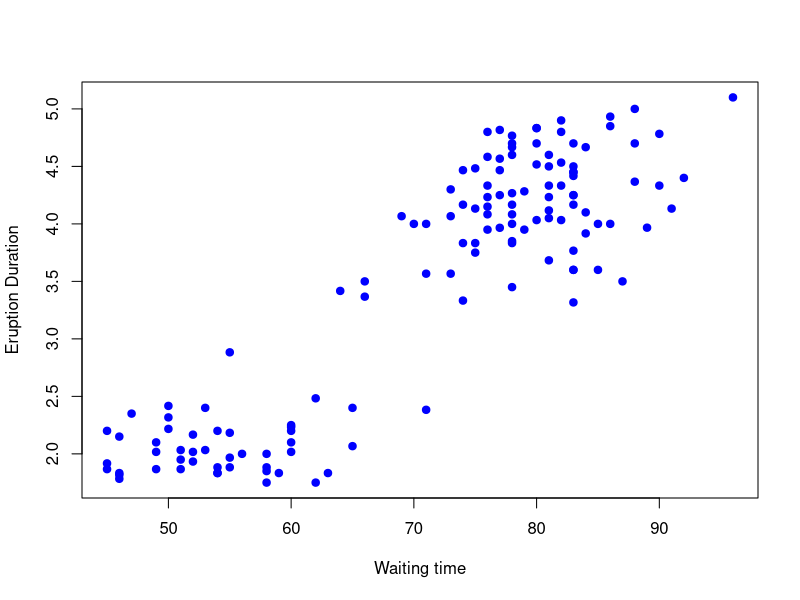
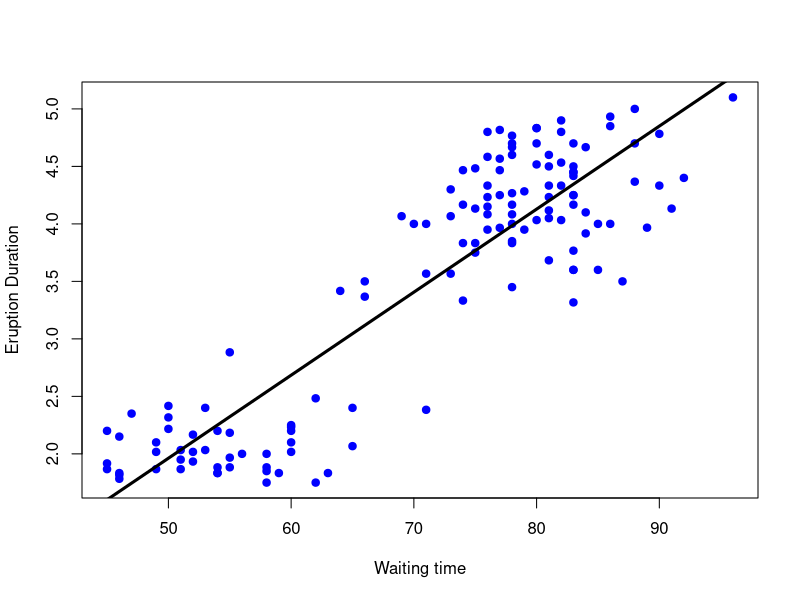
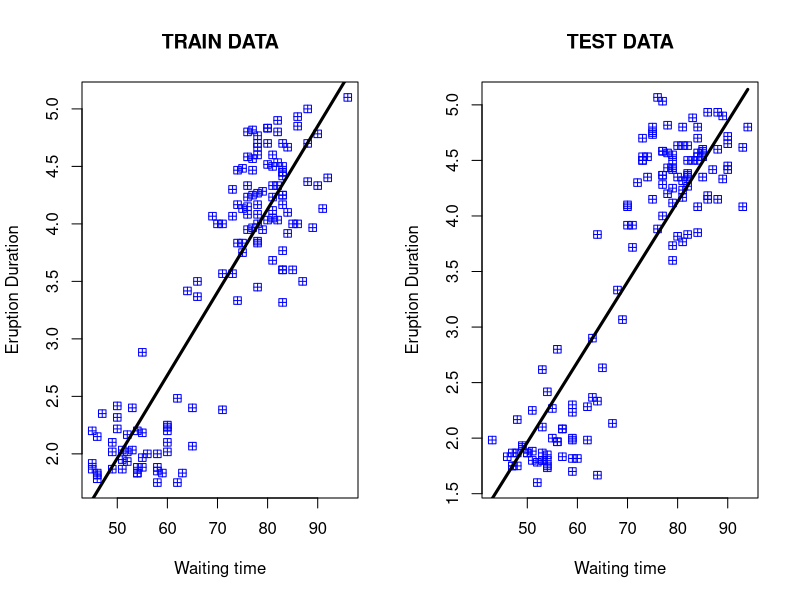
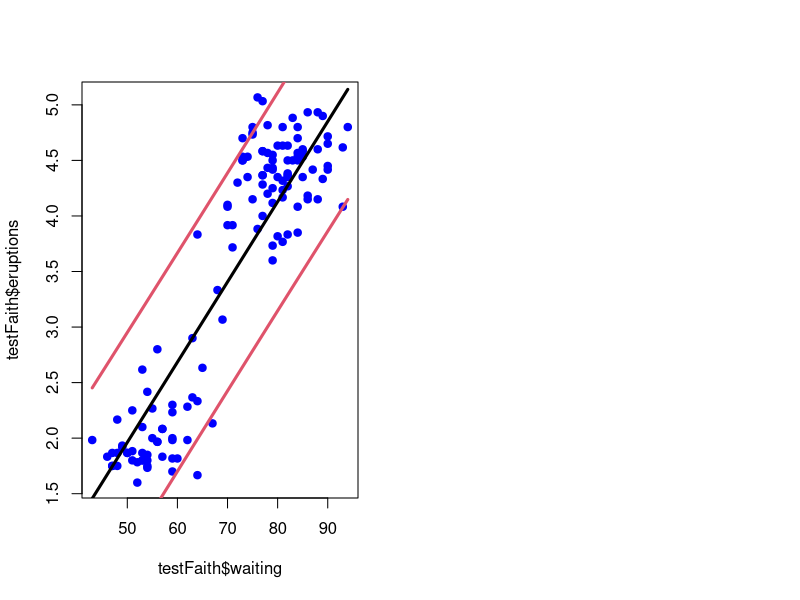

Recreate these plots in R, in order.

##################################
### Predicting with Regression ###
##################################


    # Key Ideas
            
        # Fit a simple regression model
        # Plug in new covariates and multiply by the coefficients
        # Useful when the linear model is (nearly) correct

    # PROs:

        # Easy to implement
        # Easy to interpret

    # CONs:

        # Often poor performance in nonlinear settings




# EXAMPLE: Old Faithful Eruptions
#--------------------------------


library(caret);data(faithful);set.seed(333)

inTrain <- createDataPartition(y = faithful$waiting, p=0.5, list=FALSE)


trainFaith <- faithful[ inTrain,] 
testFaith  <- faithful[-inTrain,]

head(trainFaith)


# Plotting duration versus waiting time

plot(trainFaith$waiting,trainFaith$eruptions,pch=19,col="blue",xlab="Waiting time",ylab="Eruption Duration")


# Fitting a linear model

lm1 <- lm(eruptions ~ waiting, data=trainFaith)
summary(lm1)


# Model fit

plot(trainFaith$waiting,trainFaith$eruptions,pch=19,col="blue",xlab="Waiting time",ylab="Eruption Duration")
lines(trainFaith$waiting, lm1$fitted,lwd=3)

# Predictin a new value

coef(lm1)[1]+coef(lm1)[2]*80

newdata <- data.frame(waiting=80)
predict(lm1,newdata)



# Plotting predictions - training and test along each other

par(mfrow=c(1,2))

plot(trainFaith$waiting,trainFaith$eruptions,pch=12,col="blue",xlab="Waiting time",ylab="Eruption Duration",main="TRAIN DATA")
lines(trainFaith$waiting,predict(lm1),lwd=3)

plot(testFaith$waiting,testFaith$eruptions,pch=12,col="blue",xlab="Waiting time",ylab="Eruption Duration",main="TEST DATA")
lines(testFaith$waiting,predict(lm1,newdata=testFaith),lwd=3)

# Get training set/test set errors

    # Calculating RMSE on training
    
    sqrt(sum((lm1$fitted-trainFaith$eruptions)^2))
    
    # Calculating RMSE on test
    
    sqrt(sum((predict(lm1,newdata=testFaith)-testFaith$eruptions)^2))
    
    
# Adding Prediction Intervals
    
    pred1 <- predict(lm1,newdata=testFaith,interval="prediction")
    ord <- order(testFaith$waiting)
    plot(testFaith$waiting,testFaith$eruptions,pch=19,col="blue")
    matlines(testFaith$waiting[ord],pred1[ord,],type="l",,col=c(1,2,2),lty=c(1,1,1),lwd=3)
    
    
    
    
#######################################
### Same process with caret Package ###
#######################################    
    
modFit <-train(eruptions ~ waiting, data = trainFaith , method ="lm")    
summary(modFit$finalModel)
    
    
    
    
    
    
    
    
    
    
    
    
    
    
    
    
    
    
    
    
    
    
    







